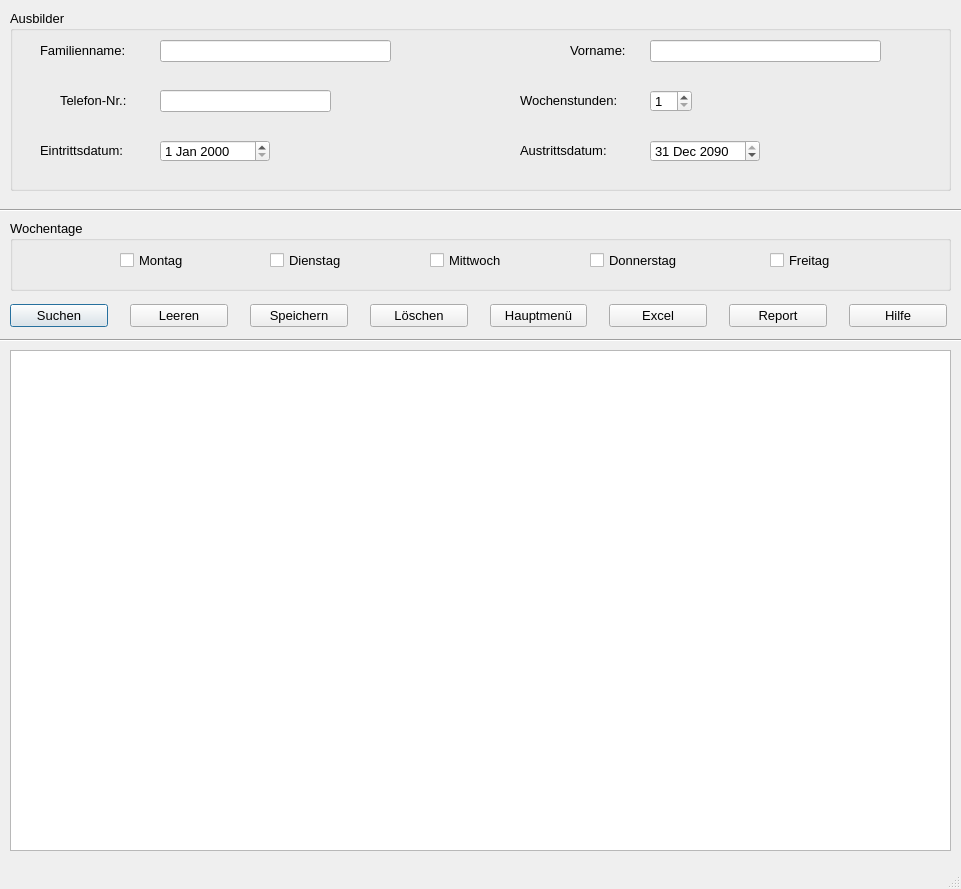
<?xml version="1.0" encoding="UTF-8"?>
<ui version="4.0">
 <class>Ausbilder</class>
 <widget class="QDialog" name="Ausbilder">
  <property name="geometry">
   <rect>
    <x>0</x>
    <y>0</y>
    <width>961</width>
    <height>889</height>
   </rect>
  </property>
  <property name="minimumSize">
   <size>
    <width>761</width>
    <height>889</height>
   </size>
  </property>
  <property name="font">
   <font>
    <pointsize>10</pointsize>
   </font>
  </property>
  <property name="windowTitle">
   <string>Ausbilder</string>
  </property>
  <property name="sizeGripEnabled">
   <bool>true</bool>
  </property>
  <widget class="Line" name="line">
   <property name="geometry">
    <rect>
     <x>-60</x>
     <y>190</y>
     <width>1091</width>
     <height>41</height>
    </rect>
   </property>
   <property name="orientation">
    <enum>Qt::Horizontal</enum>
   </property>
  </widget>
  <widget class="QGroupBox" name="groupBox">
   <property name="geometry">
    <rect>
     <x>10</x>
     <y>10</y>
     <width>941</width>
     <height>181</height>
    </rect>
   </property>
   <property name="title">
    <string>Ausbilder</string>
   </property>
   <property name="flat">
    <bool>false</bool>
   </property>
   <widget class="QLabel" name="l_Familienname">
    <property name="geometry">
     <rect>
      <x>30</x>
      <y>30</y>
      <width>121</width>
      <height>21</height>
     </rect>
    </property>
    <property name="text">
     <string>Familienname:</string>
    </property>
   </widget>
   <widget class="QLineEdit" name="le_Familienname">
    <property name="geometry">
     <rect>
      <x>150</x>
      <y>30</y>
      <width>231</width>
      <height>22</height>
     </rect>
    </property>
   </widget>
   <widget class="QLineEdit" name="le_Telefon">
    <property name="geometry">
     <rect>
      <x>150</x>
      <y>80</y>
      <width>171</width>
      <height>22</height>
     </rect>
    </property>
   </widget>
   <widget class="QLabel" name="l_Telefon">
    <property name="geometry">
     <rect>
      <x>50</x>
      <y>80</y>
      <width>91</width>
      <height>21</height>
     </rect>
    </property>
    <property name="text">
     <string>Telefon-Nr.:</string>
    </property>
   </widget>
   <widget class="QLabel" name="l_Eintrittsdatum">
    <property name="geometry">
     <rect>
      <x>30</x>
      <y>130</y>
      <width>111</width>
      <height>21</height>
     </rect>
    </property>
    <property name="text">
     <string>Eintrittsdatum:</string>
    </property>
   </widget>
   <widget class="QLineEdit" name="le_Vorname">
    <property name="geometry">
     <rect>
      <x>640</x>
      <y>30</y>
      <width>231</width>
      <height>22</height>
     </rect>
    </property>
   </widget>
   <widget class="QLabel" name="l_Vorname">
    <property name="geometry">
     <rect>
      <x>560</x>
      <y>30</y>
      <width>71</width>
      <height>21</height>
     </rect>
    </property>
    <property name="text">
     <string>Vorname:</string>
    </property>
   </widget>
   <widget class="QLabel" name="l_Austrittsdatum">
    <property name="geometry">
     <rect>
      <x>510</x>
      <y>130</y>
      <width>121</width>
      <height>21</height>
     </rect>
    </property>
    <property name="text">
     <string>Austrittsdatum:</string>
    </property>
   </widget>
   <widget class="QSpinBox" name="sb_Wochenstunden">
    <property name="geometry">
     <rect>
      <x>640</x>
      <y>80</y>
      <width>42</width>
      <height>22</height>
     </rect>
    </property>
    <property name="minimum">
     <number>1</number>
    </property>
    <property name="maximum">
     <number>50</number>
    </property>
   </widget>
   <widget class="QLabel" name="l_Wochenstunden">
    <property name="geometry">
     <rect>
      <x>510</x>
      <y>80</y>
      <width>131</width>
      <height>21</height>
     </rect>
    </property>
    <property name="text">
     <string>Wochenstunden:</string>
    </property>
   </widget>
   <widget class="QDateEdit" name="de_Eintritt">
    <property name="geometry">
     <rect>
      <x>150</x>
      <y>130</y>
      <width>110</width>
      <height>22</height>
     </rect>
    </property>
   </widget>
   <widget class="QDateEdit" name="de_Austritt">
    <property name="geometry">
     <rect>
      <x>640</x>
      <y>130</y>
      <width>110</width>
      <height>22</height>
     </rect>
    </property>
    <property name="dateTime">
     <datetime>
      <hour>0</hour>
      <minute>0</minute>
      <second>0</second>
      <year>2090</year>
      <month>12</month>
      <day>31</day>
     </datetime>
    </property>
    <property name="maximumDateTime">
     <datetime>
      <hour>23</hour>
      <minute>59</minute>
      <second>59</second>
      <year>2090</year>
      <month>12</month>
      <day>31</day>
     </datetime>
    </property>
   </widget>
  </widget>
  <widget class="QGroupBox" name="groupBox_2">
   <property name="geometry">
    <rect>
     <x>10</x>
     <y>220</y>
     <width>941</width>
     <height>71</height>
    </rect>
   </property>
   <property name="title">
    <string>Wochentage</string>
   </property>
   <property name="flat">
    <bool>false</bool>
   </property>
   <widget class="QCheckBox" name="cb_montag">
    <property name="geometry">
     <rect>
      <x>110</x>
      <y>30</y>
      <width>81</width>
      <height>20</height>
     </rect>
    </property>
    <property name="text">
     <string>Montag</string>
    </property>
   </widget>
   <widget class="QCheckBox" name="cb_Dienstag">
    <property name="geometry">
     <rect>
      <x>260</x>
      <y>30</y>
      <width>91</width>
      <height>20</height>
     </rect>
    </property>
    <property name="text">
     <string>Dienstag</string>
    </property>
   </widget>
   <widget class="QCheckBox" name="cb_Mittwoch">
    <property name="geometry">
     <rect>
      <x>420</x>
      <y>30</y>
      <width>91</width>
      <height>20</height>
     </rect>
    </property>
    <property name="text">
     <string>Mittwoch</string>
    </property>
   </widget>
   <widget class="QCheckBox" name="cb_Donnerstag">
    <property name="geometry">
     <rect>
      <x>580</x>
      <y>30</y>
      <width>121</width>
      <height>20</height>
     </rect>
    </property>
    <property name="text">
     <string>Donnerstag</string>
    </property>
   </widget>
   <widget class="QCheckBox" name="cb_Freitag">
    <property name="geometry">
     <rect>
      <x>760</x>
      <y>30</y>
      <width>81</width>
      <height>20</height>
     </rect>
    </property>
    <property name="text">
     <string>Freitag</string>
    </property>
   </widget>
  </widget>
  <widget class="Line" name="line_2">
   <property name="geometry">
    <rect>
     <x>-140</x>
     <y>320</y>
     <width>1191</width>
     <height>41</height>
    </rect>
   </property>
   <property name="orientation">
    <enum>Qt::Horizontal</enum>
   </property>
  </widget>
  <widget class="QTableWidget" name="tw_anzeige">
   <property name="geometry">
    <rect>
     <x>10</x>
     <y>350</y>
     <width>941</width>
     <height>501</height>
    </rect>
   </property>
   <property name="styleSheet">
    <string notr="true"/>
   </property>
   <property name="sizeAdjustPolicy">
    <enum>QAbstractScrollArea::AdjustIgnored</enum>
   </property>
   <property name="editTriggers">
    <set>QAbstractItemView::NoEditTriggers</set>
   </property>
   <property name="alternatingRowColors">
    <bool>true</bool>
   </property>
   <attribute name="verticalHeaderVisible">
    <bool>false</bool>
   </attribute>
  </widget>
  <widget class="QLabel" name="lab_INFO">
   <property name="geometry">
    <rect>
     <x>10</x>
     <y>860</y>
     <width>941</width>
     <height>21</height>
    </rect>
   </property>
   <property name="font">
    <font>
     <pointsize>10</pointsize>
    </font>
   </property>
   <property name="text">
    <string/>
   </property>
  </widget>
  <widget class="QWidget" name="layoutWidget">
   <property name="geometry">
    <rect>
     <x>10</x>
     <y>300</y>
     <width>937</width>
     <height>32</height>
    </rect>
   </property>
   <layout class="QHBoxLayout" name="horizontalLayout">
    <property name="spacing">
     <number>22</number>
    </property>
    <item>
     <widget class="QPushButton" name="pb_suchen">
      <property name="text">
       <string>Suchen</string>
      </property>
      <property name="icon">
       <iconset>
        <normaloff>../../_Symbole/UsedSymbols/searchmagnifierinterfacesymbol1_79893.ico</normaloff>../../_Symbole/UsedSymbols/searchmagnifierinterfacesymbol1_79893.ico</iconset>
      </property>
     </widget>
    </item>
    <item>
     <widget class="QPushButton" name="pb_leeren">
      <property name="text">
       <string>Leeren</string>
      </property>
      <property name="icon">
       <iconset>
        <normaloff>../../_Symbole/UsedSymbols/-clear_90704.ico</normaloff>../../_Symbole/UsedSymbols/-clear_90704.ico</iconset>
      </property>
     </widget>
    </item>
    <item>
     <widget class="QPushButton" name="pb_Speichern">
      <property name="text">
       <string>Speichern</string>
      </property>
      <property name="icon">
       <iconset>
        <normaloff>../../_Symbole/UsedSymbols/save_3621.ico</normaloff>../../_Symbole/UsedSymbols/save_3621.ico</iconset>
      </property>
     </widget>
    </item>
    <item>
     <widget class="QPushButton" name="pb_Loeschen">
      <property name="text">
       <string>Löschen</string>
      </property>
      <property name="icon">
       <iconset>
        <normaloff>../../_Symbole/UsedSymbols/seo-social-web-network-internet_262_icon-icons.com_61518.ico</normaloff>../../_Symbole/UsedSymbols/seo-social-web-network-internet_262_icon-icons.com_61518.ico</iconset>
      </property>
     </widget>
    </item>
    <item>
     <widget class="QPushButton" name="pb_Abbrechen">
      <property name="minimumSize">
       <size>
        <width>0</width>
        <height>0</height>
       </size>
      </property>
      <property name="text">
       <string>Hauptmenü</string>
      </property>
      <property name="icon">
       <iconset>
        <normaloff>../../_Symbole/UsedSymbols/log-out_icon-icons.com_50106.ico</normaloff>../../_Symbole/UsedSymbols/log-out_icon-icons.com_50106.ico</iconset>
      </property>
     </widget>
    </item>
    <item>
     <widget class="QPushButton" name="pb_excel">
      <property name="text">
       <string>Excel</string>
      </property>
      <property name="icon">
       <iconset>
        <normaloff>../../_Symbole/UsedSymbols/microsoft_excel_icon_132212.ico</normaloff>../../_Symbole/UsedSymbols/microsoft_excel_icon_132212.ico</iconset>
      </property>
     </widget>
    </item>
    <item>
     <widget class="QPushButton" name="pb_report">
      <property name="text">
       <string>Report</string>
      </property>
      <property name="icon">
       <iconset>
        <normaloff>../../_Symbole/UsedSymbols/reporting_noun_report_document_file_icon_148360.ico</normaloff>../../_Symbole/UsedSymbols/reporting_noun_report_document_file_icon_148360.ico</iconset>
      </property>
     </widget>
    </item>
    <item>
     <widget class="QPushButton" name="pb_Hilfe">
      <property name="text">
       <string>Hilfe</string>
      </property>
      <property name="icon">
       <iconset>
        <normaloff>../../_Symbole/UsedSymbols/info_13213.ico</normaloff>../../_Symbole/UsedSymbols/info_13213.ico</iconset>
      </property>
     </widget>
    </item>
   </layout>
  </widget>
 </widget>
 <tabstops>
  <tabstop>le_Familienname</tabstop>
  <tabstop>le_Vorname</tabstop>
  <tabstop>le_Telefon</tabstop>
  <tabstop>sb_Wochenstunden</tabstop>
  <tabstop>de_Eintritt</tabstop>
  <tabstop>de_Austritt</tabstop>
  <tabstop>cb_montag</tabstop>
  <tabstop>cb_Dienstag</tabstop>
  <tabstop>cb_Mittwoch</tabstop>
  <tabstop>cb_Donnerstag</tabstop>
  <tabstop>cb_Freitag</tabstop>
  <tabstop>pb_suchen</tabstop>
  <tabstop>pb_Speichern</tabstop>
  <tabstop>pb_Loeschen</tabstop>
  <tabstop>pb_Abbrechen</tabstop>
  <tabstop>pb_excel</tabstop>
  <tabstop>pb_report</tabstop>
  <tabstop>pb_Hilfe</tabstop>
  <tabstop>tw_anzeige</tabstop>
 </tabstops>
 <resources/>
 <connections/>
</ui>
